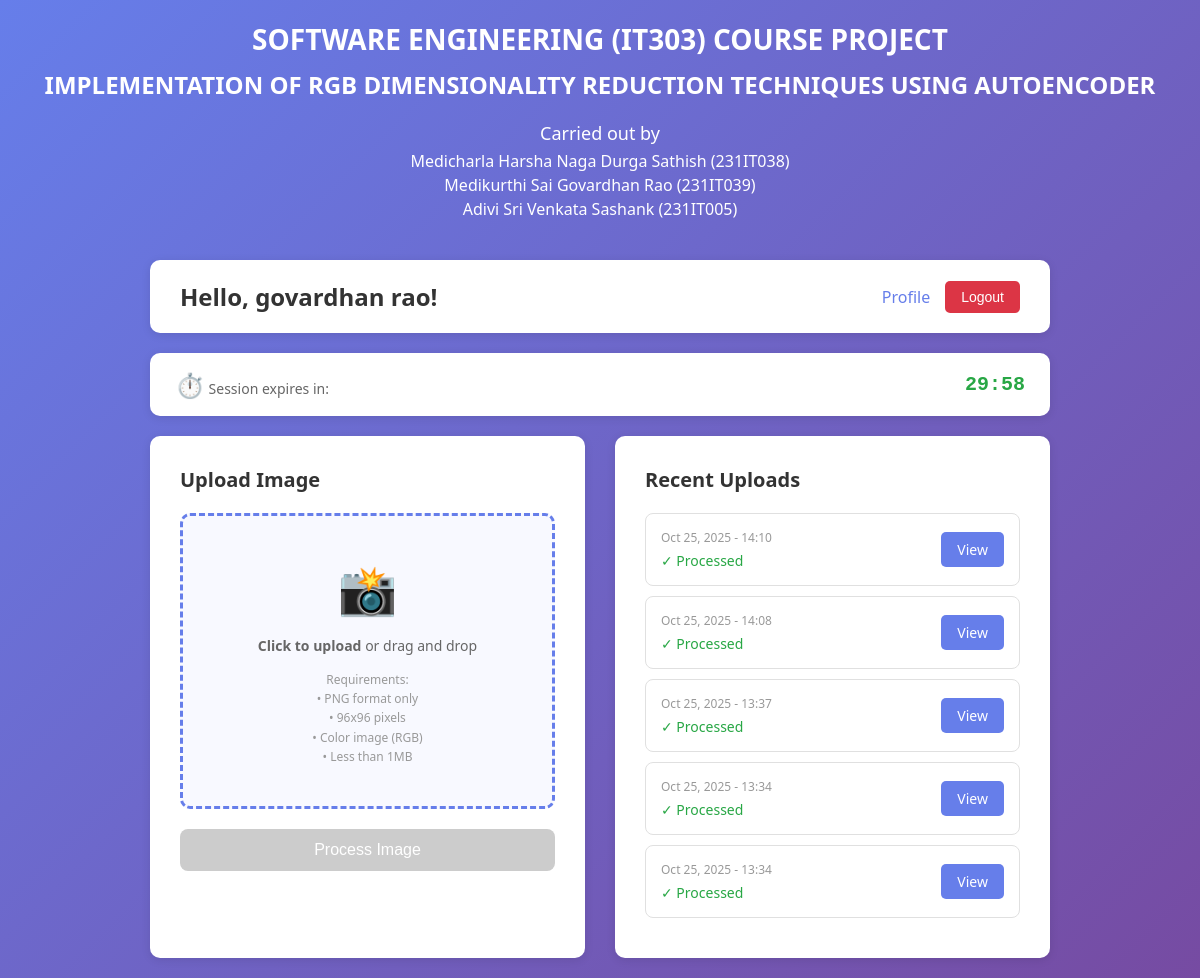
/ (signed in), run on the app's committed database.
### account/models.py (models this page shows, shortened)
class CustomUser(AbstractUser):
    email = models.EmailField(unique=True)
    phone_number = models.CharField(max_length=15, blank=True, null=True)
    bio = models.TextField(max_length=500, blank=True, null=True)
    created_at = models.DateTimeField(auto_now_add=True)
    updated_at = models.DateTimeField(auto_now=True)
    email_verified = models.BooleanField(default=False)
    class Meta:
        verbose_name = 'User'
        verbose_name_plural = 'Users'

class ImageUpload(models.Model):
    user = models.ForeignKey(CustomUser, on_delete=models.CASCADE, related_name='images')
    input_image = models.ImageField(upload_to='uploads/input/')
    output_image = models.ImageField(upload_to='uploads/output/', null=True, blank=True)
    uploaded_at = models.DateTimeField(auto_now_add=True)
    processed = models.BooleanField(default=False)
    class Meta:
        ordering = ['-uploaded_at']
        verbose_name = 'Image Upload'
        verbose_name_plural = 'Image Uploads'

### account/views.py (the view)
# urls.py: path('', home, name='home'),
@login_required
def home(request):
    logger.info(f"HOME view called by user: {request.user.username}")
    session_time_remaining = get_session_info(request)
    if request.method == 'POST':
        logger.info("POST request received - Image upload")
        form = ImageUploadForm(request.POST, request.FILES)
        if form.is_valid():
            logger.info("Form is valid")
            image_file = request.FILES.get('input_image')
            is_valid, error_message = validate_image(image_file)
            if not is_valid:
                logger.error(f"Image validation failed: {error_message}")
                messages.error(request, f"Image validation failed: {error_message}")
                return render(request, "account/home.html", {
                    'form': form,
                    'session_time_remaining': session_time_remaining
                })
            logger.info("Saving image upload to database...")
            image_upload = form.save(commit=False)
            image_upload.user = request.user
            image_upload.save()
            logger.info(f"✓ Image upload saved with ID: {image_upload.pk}")
            try:
                logger.info("Starting image processing...")
                process_start = time.time()
                process_image(image_upload)
                process_time = time.time() - process_start
                logger.info(f"✓ Image processed successfully in {process_time:.2f}s")
                messages.success(request, 'Image uploaded and processed successfully!')
                return redirect('account:results', pk=image_upload.pk)
            except Exception as e:
                logger.error(f"Image processing failed: {str(e)}")
                logger.exception("Full traceback:")
                messages.error(request, f"Error processing image: {str(e)}")
                image_upload.delete()
        else:
            logger.error(f"Form validation errors: {form.errors}")
            for field, errors in form.errors.items():
                for error in errors:
                    messages.error(request, error)
    else:
        logger.info("GET request - Displaying upload form")
        form = ImageUploadForm()
    recent_uploads = ImageUpload.objects.filter(user=request.user)[:5]
    logger.info(f"Rendering home template with {recent_uploads.count()} recent uploads")
    return render(request, "account/home.html", {
        'form': form,
        'recent_uploads': recent_uploads,
        'session_time_remaining': session_time_remaining
    })

### account/views.py (called while the page is built)
def get_session_info(request):
    try:
        expiry_age = request.session.get_expiry_age()
        return max(0, int(expiry_age))
    except:
        return settings.SESSION_COOKIE_AGE

### templates/account/home.html (shortened to what this page needs)
<!DOCTYPE html>
<html lang="en">
<head>
</head>
<body>
    <div class="project-title-section" style="text-align: center; margin-bottom: 40px; color: white;">
        <h1 style="font-size: 28px; font-weight: 700; margin-bottom: 10px;">
            SOFTWARE ENGINEERING (IT303) COURSE PROJECT
        </h1>
        <h2 style="font-size: 24px; margin-bottom: 20px;">
            IMPLEMENTATION OF RGB DIMENSIONALITY REDUCTION TECHNIQUES USING AUTOENCODER
        </h2>
        <div style="font-size: 18px; margin-bottom: 5px;">
            Carried out by
        </div>
        <div style="font-size: 16px; margin-bottom: 2px;">
            Medicharla Harsha Naga Durga Sathish (231IT038)
        </div>
        <div style="font-size: 16px; margin-bottom: 2px;">
            Medikurthi Sai Govardhan Rao (231IT039)
        </div>
        <div style="font-size: 16px;">
            Adivi Sri Venkata Sashank (231IT005)
        </div>
    </div>
    <div class="container">
        <div class="header">
            <h2>Hello, {{ user.get_full_name|default:user.username }}!</h2>
            <div class="nav-links">
                <a href="{% url 'account:profile' %}">Profile</a>
                <form method="post" action="{% url 'account:logout' %}" style="display: inline;">
                    <button type="submit" class="logout-btn">Logout</button>
                </form>
            </div>
        </div>
        <div class="session-timer">
            <div class="session-timer-label">
                <span class="session-icon">⏱️</span>
                Session expires in:
            </div>
            <div class="session-timer-display">
                <span class="session-time" id="sessionTimer">--:--</span>
            </div>
        </div>
        <div class="main-content">
            <div class="upload-section">
                <h3>Upload Image</h3>
                <form method="post" enctype="multipart/form-data" id="uploadForm">
                    <div class="upload-area" id="uploadArea">
                        <div class="upload-icon">📸</div>
                        <div class="upload-text">
                            <strong>Click to upload</strong> or drag and drop
                        </div>
                        <div class="upload-requirements">
                            Requirements:<br>
                            • PNG format only<br>
                            • 96x96 pixels<br>
                            • Color image (RGB)<br>
                            • Less than 1MB
                        </div>
                    </div>
                    <button type="submit" class="upload-btn" id="uploadBtn" disabled>Process Image</button>
                </form>
            </div>
            <div class="recent-section">
                <h3>Recent Uploads</h3>
                {% if recent_uploads %}
                <ul class="recent-uploads">
                    {% for upload in recent_uploads %}
                    <li class="recent-item">
                        <div class="recent-item-info">
                            <div class="recent-item-date">{{ upload.uploaded_at|date:"M d, Y - H:i" }}</div>
                            <div class="recent-item-status">
                                {% if upload.processed %}✓ Processed{% else %}⏳ Processing{% endif %}
                            </div>
                        </div>
                        <a href="{% url 'account:results' upload.pk %}" class="view-btn">View</a>
                    </li>
                    {% endfor %}
                </ul>
                {% else %}
                <div class="no-uploads">
                    No uploads yet. Upload your first image!
                </div>
                {% endif %}
            </div>
        </div>
    </div>
</body>
</html>

### templates/account/home.html (style rules this page uses)
* { margin: 0; padding: 0; box-sizing: border-box; }
body { font-family: 'Segoe UI', Tahoma, Geneva, Verdana, sans-serif; background: linear-gradient(135deg, #667eea 0%, #764ba2 100%); min-height: 100vh; padding: 20px; }
.container { max-width: 900px; margin: 0 auto; }
.header { background: white; padding: 20px 30px; border-radius: 10px; box-shadow: 0 2px 10px rgba(0,0,0,0.1); display: flex; justify-content: space-between; align-items: center; margin-bottom: 20px; }
.header h2 { color: #333; font-size: 24px; }
.nav-links { display: flex; gap: 15px; align-items: center; }
.nav-links a { text-decoration: none; color: #667eea; font-weight: 500; transition: color 0.3s; }
.logout-btn { padding: 8px 16px; background-color: #dc3545; color: white; border: none; cursor: pointer; border-radius: 5px; font-size: 14px; transition: background-color 0.3s; }
.session-timer { background: white; padding: 15px 25px; border-radius: 10px; box-shadow: 0 2px 10px rgba(0,0,0,0.1); margin-bottom: 20px; display: flex; justify-content: space-between; align-items: center; }
.session-timer-label { color: #666; font-size: 14px; font-weight: 500; }
.session-timer-display { display: flex; align-items: center; gap: 10px; }
.session-time { font-size: 20px; font-weight: 700; color: #28a745; font-family: 'Courier New', monospace; }
.session-icon { font-size: 24px; }
.main-content { display: grid; grid-template-columns: 1fr 1fr; gap: 30px; }
.upload-section, .recent-section { background: white; padding: 30px; border-radius: 10px; box-shadow: 0 2px 10px rgba(0,0,0,0.1); }
.upload-section h3, .recent-section h3 { color: #333; margin-bottom: 20px; font-size: 20px; }
.upload-area { border: 3px dashed #667eea; border-radius: 10px; padding: 40px; text-align: center; background: #f8f9ff; transition: all 0.3s; cursor: pointer; }
.upload-icon { font-size: 48px; color: #667eea; margin-bottom: 15px; }
.upload-text { color: #666; font-size: 14px; margin-bottom: 15px; }
.upload-requirements { font-size: 12px; color: #999; margin-top: 10px; line-height: 1.6; }
.upload-btn { width: 100%; padding: 12px; background: linear-gradient(135deg, #667eea 0%, #764ba2 100%); color: white; border: none; border-radius: 8px; cursor: pointer; font-size: 16px; font-weight: 500; margin-top: 20px; transition: transform 0.2s; }
.upload-btn:disabled { background: #ccc; cursor: not-allowed; transform: none; }
.recent-uploads { list-style: none; }
.recent-item { padding: 15px; border: 1px solid #e0e0e0; border-radius: 8px; margin-bottom: 10px; display: flex; justify-content: space-between; align-items: center; transition: all 0.3s; }
.recent-item-info { flex: 1; }
.recent-item-date { font-size: 12px; color: #999; margin-bottom: 5px; }
.recent-item-status { font-size: 14px; color: #28a745; font-weight: 500; }
.view-btn { padding: 8px 16px; background-color: #667eea; color: white; text-decoration: none; border-radius: 5px; font-size: 14px; transition: background-color 0.3s; }

### data on the page
CustomUser: get_full_name "govardhan rao"
ImageUpload: uploaded_at "Oct 25, 2025 - 14:10", processed "✓ Processed"
ImageUpload: uploaded_at "Oct 25, 2025 - 14:08", processed "✓ Processed"
ImageUpload: uploaded_at "Oct 25, 2025 - 13:37", processed "✓ Processed"
ImageUpload: uploaded_at "Oct 25, 2025 - 13:34", processed "✓ Processed"
ImageUpload: uploaded_at "Oct 25, 2025 - 13:34", processed "✓ Processed"
